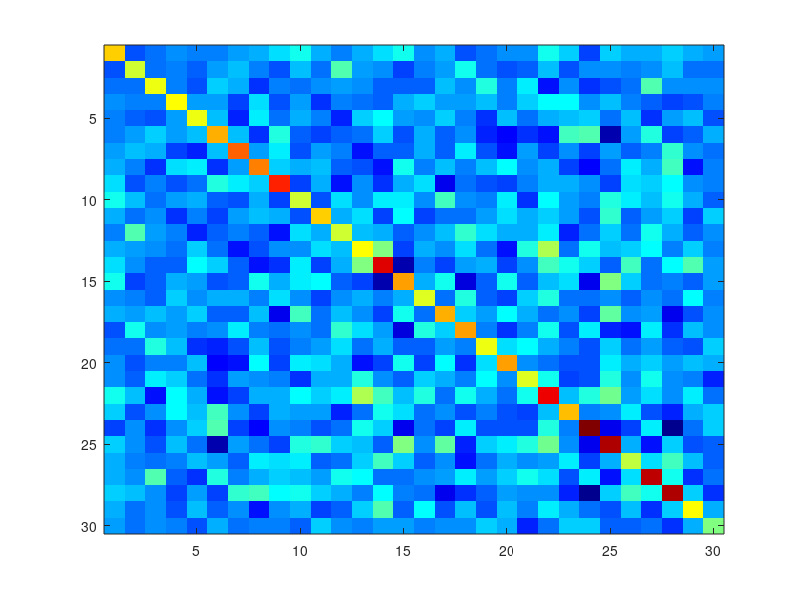

Recreate this plot in MATLAB.
%%
%     COURSE: Linear algebra: theory and implementation
%    SECTION: Matrix rank
%      VIDEO: Making a matrix full-rank by "shifting"
% Instructor: sincxpress.com
% Course url: https://www.udemy.com/course/linear-algebra-theory-and-implementation/?couponCode=202110
%
%%
clear, clc

%%

% size of matrix
m = 30;

% create the square symmetric matrix
A = randn(m);
A = round( 10*A'*A );
imagesc(A)
colormap jet

% reduce the rank
A(:,1) = A(:,2);
A(:,3) = A(:,2);
A(:,4) = A(:,2);

% shift amount (lambda)
l = .01;

% new matrix
B = A + l*eye(m);

disp([ 'rank(without shift)  = ' num2str(rank(A)) ])
disp([ 'rank(with shift) = ' num2str(rank(B)) ])

%% done.
